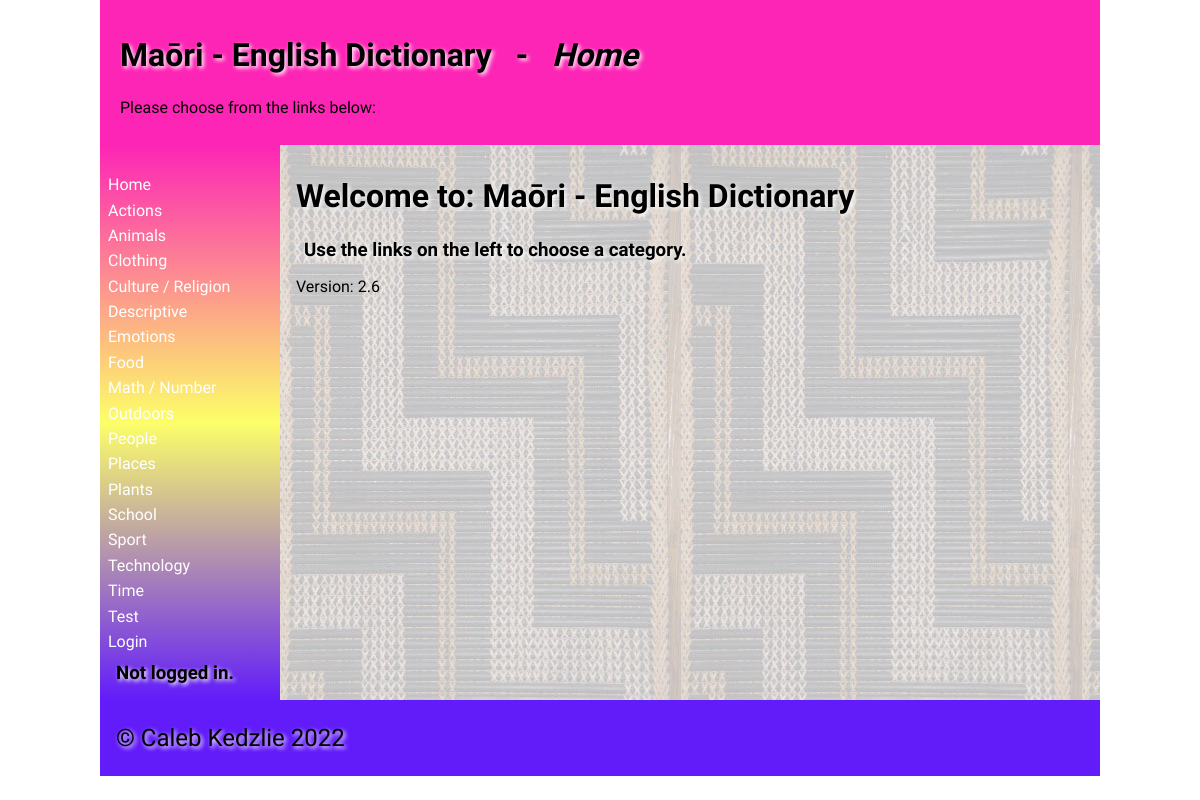
The page / on the database its author committed.
### tables this page shows
CREATE TABLE categories
(
	id integer /*autoincrement needs PK*/,
	category varchar(30)
, link varchar(30));

### app.py (the view, shortened to what this page needs)
@app.route('/', methods=['GET', 'POST'])
def render_homepage():
    return render_template('home.html', table=get_dictionary(), categories=get_categories(), users=get_users(),
                           logged_in=is_logged_in(), name=session.get('first_name'), admin=session.get('admin'))

### app.py (called while the page is built)
def create_connection(db_file):
    try:
        connection = sqlite3.connect(db_file)
        print(connection)
        return connection
    except Error as e:
        print(e)
    return None

def get_dictionary():
    con = create_connection(DB_NAME)
    query = "SELECT id, maori, english, category, definition, level FROM dictionary"
    cur = con.cursor()
    cur.execute(query)
    table = cur.fetchall()
    con.close()
    return table

def get_categories():
    con = create_connection(DB_NAME)
    query = "SELECT category, link FROM categories"
    cur = con.cursor()
    cur.execute(query)
    categories_table = cur.fetchall()
    con.close()
    return categories_table

def get_users():
    con = create_connection(DB_NAME)
    query = "SELECT fname, lname, admin FROM users"
    cur = con.cursor()
    cur.execute(query)
    user_table = cur.fetchall()
    con.close()
    return user_table

def is_logged_in():
    if session.get('email') is None:
        print("Currently not logged in")
        return False
    else:
        print("Currently logged in")
        return True

### templates/home.html (shortened to what this page needs)
{% extends "base.html" %}
{% block heading %}Maōri - English Dictionary &#160;&#160;-&#160;&#160; <em>Home</em>{% endblock %}
{% block main %}
<h1>Welcome to: Maōri - English Dictionary</h1>
<h3>Use the links on the left to choose a category.</h3>
<p>Version: 2.6</p>
{% endblock %}

### templates/base.html (shortened to what this page needs)
<!doctype html>
<html lang="en">
<head>
	<link href="{{ url_for('static', filename='css/style.css') }}" rel="stylesheet">
</head>
<body>
	<div id="container">
		<header>
			<div class="header">
				<h1>{% block heading %}{% endblock %}</h1>
				<p>Please choose from the links below:</p>
			</div>
		</header>
		<nav>
			<ul>
				<li><a href="\">Home</a></li>
				{% for category, link in categories %}
				<li><a href="\main\{{ link }}">{{ category }}</a></li>
        		{% endfor %}
				{% if logged_in: %}
					<li><a href="\logout">Logout</a></li>
					<span></span>
					<h3>Account: {{ name }} <em>Admin: {{ admin }}</em></h3>
				{% else: %}
					<li><a href="\login">Login</a></li>
					<h3>Not logged in.</h3>
				{% endif %}
			</ul>
		</nav>
		<main>
            {% block main %}{% endblock %}
        </main>
		<footer>
			<p>&copy; Caleb Kedzlie 2022</p>
		</footer>
	</div>
</body>
</html>

### static/css/style.css (style rules this page uses)
* { font-family: Comfortaa, sans-serif; margin: 0; padding: 0; box-sizing: border-box; }
#container { display: grid; grid-template-columns: 75px auto; grid-template-areas: 'nav header' 'main main' 'footer footer'; }
header { display: flex; flex-wrap: wrap; padding:20px; grid-area: header; background-color: #fd25b5; }
nav { grid-area: nav; }
main { grid-area: main; padding: 1rem; background-color: #edd; }
h1, h2 { padding: 1rem 0; font-family: 'Suez One', serif; color: #000; text-shadow: 2px 2px 4px #fff; }
h3, h4 { padding: 0.5rem; font-family: 'Suez One', serif; color: #000; text-shadow: 2px 2px 4px #fff; }
p { padding: 0.5rem 0; }
a { color: #222; }
footer { grid-area: footer; padding: 1rem; background-color: #621cfa; }
footer p { color: #000; text-shadow: 2px 2px 4px #fff; font-size: 1.5rem; }
@media only screen and (min-width: 768px) { #container { grid-template-columns: 180px auto; grid-template-areas: 'header header' 'nav main' 'footer footer'; } }
@media only screen and (min-width: 768px) { nav { background: linear-gradient(180deg, rgb(253, 37, 181) 0%, rgb(252, 255, 105) 50%, rgb(98, 28, 250) 100%); padding: 0.5rem; } }
@media only screen and (min-width: 768px) { nav ul { list-style: none; } }
@media only screen and (min-width: 768px) { nav li { padding: 0.2rem 0; } }
@media only screen and (min-width: 768px) { nav a { color: #fff; text-decoration: none; } }
@media only screen and (min-width: 768px) { main { background-image: url('/static/images/poutama.jpg'); } }
@media only screen and (min-width: 1000px) { #container { width: 1000px; margin: auto; } }

### rows shown on the page
categories: category "Actions"
categories: category "Animals"
categories: category "Clothing"
categories: category "Culture / Religion"
categories: category "Descriptive"
categories: category "Emotions"
categories: category "Food"
categories: category "Math / Number"
categories: category "Outdoors"
categories: category "People"
categories: category "Places"
categories: category "Plants"
categories: category "School"
categories: category "Sport"
categories: category "Technology"
categories: category "Time"
categories: category "Test"
